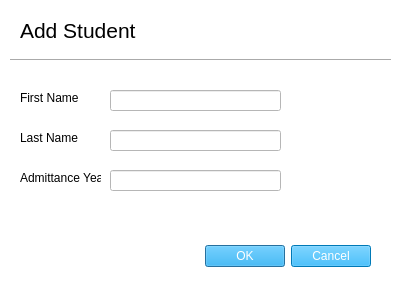
<?xml version="1.0" encoding="UTF-8"?>
<ui version="4.0">
 <class>Dialog</class>
 <widget class="QDialog" name="Dialog">
  <property name="geometry">
   <rect>
    <x>0</x>
    <y>0</y>
    <width>400</width>
    <height>300</height>
   </rect>
  </property>
  <property name="contextMenuPolicy">
   <enum>Qt::DefaultContextMenu</enum>
  </property>
  <property name="acceptDrops">
   <bool>false</bool>
  </property>
  <property name="windowTitle">
   <string>Accounts Manager</string>
  </property>
  <property name="accessibleName">
   <string/>
  </property>
  <property name="styleSheet">
   <string notr="true">background-color: rgb(255, 255, 255);</string>
  </property>
  <property name="windowFilePath">
   <string/>
  </property>
  <widget class="QDialogButtonBox" name="buttonBox">
   <property name="geometry">
    <rect>
     <x>40</x>
     <y>240</y>
     <width>331</width>
     <height>32</height>
    </rect>
   </property>
   <property name="styleSheet">
    <string notr="true">background-color: rgb(0, 170, 255);
color: white;</string>
   </property>
   <property name="orientation">
    <enum>Qt::Horizontal</enum>
   </property>
   <property name="standardButtons">
    <set>QDialogButtonBox::Cancel|QDialogButtonBox::Ok</set>
   </property>
  </widget>
  <widget class="QLabel" name="label">
   <property name="geometry">
    <rect>
     <x>20</x>
     <y>10</y>
     <width>121</width>
     <height>41</height>
    </rect>
   </property>
   <property name="text">
    <string>&lt;html&gt;&lt;head/&gt;&lt;body&gt;&lt;p&gt;&lt;span style=&quot; font-size:16pt;&quot;&gt;Add Student&lt;/span&gt;&lt;/p&gt;&lt;/body&gt;&lt;/html&gt;</string>
   </property>
  </widget>
  <widget class="QLineEdit" name="lineEdit">
   <property name="geometry">
    <rect>
     <x>110</x>
     <y>90</y>
     <width>171</width>
     <height>21</height>
    </rect>
   </property>
   <property name="text">
    <string/>
   </property>
  </widget>
  <widget class="QLineEdit" name="lineEdit_2">
   <property name="geometry">
    <rect>
     <x>110</x>
     <y>130</y>
     <width>171</width>
     <height>21</height>
    </rect>
   </property>
   <property name="text">
    <string/>
   </property>
  </widget>
  <widget class="QLineEdit" name="lineEdit_3">
   <property name="geometry">
    <rect>
     <x>110</x>
     <y>170</y>
     <width>171</width>
     <height>21</height>
    </rect>
   </property>
   <property name="text">
    <string/>
   </property>
  </widget>
  <widget class="QLabel" name="label_2">
   <property name="geometry">
    <rect>
     <x>20</x>
     <y>90</y>
     <width>81</width>
     <height>16</height>
    </rect>
   </property>
   <property name="text">
    <string>First Name</string>
   </property>
  </widget>
  <widget class="QLabel" name="label_3">
   <property name="geometry">
    <rect>
     <x>20</x>
     <y>130</y>
     <width>81</width>
     <height>16</height>
    </rect>
   </property>
   <property name="text">
    <string>Last Name</string>
   </property>
  </widget>
  <widget class="QLabel" name="label_4">
   <property name="geometry">
    <rect>
     <x>20</x>
     <y>170</y>
     <width>81</width>
     <height>16</height>
    </rect>
   </property>
   <property name="text">
    <string>Admittance Year</string>
   </property>
  </widget>
  <widget class="Line" name="line">
   <property name="geometry">
    <rect>
     <x>10</x>
     <y>50</y>
     <width>381</width>
     <height>21</height>
    </rect>
   </property>
   <property name="styleSheet">
    <string notr="true"/>
   </property>
   <property name="orientation">
    <enum>Qt::Horizontal</enum>
   </property>
  </widget>
 </widget>
 <resources/>
 <connections>
  <connection>
   <sender>buttonBox</sender>
   <signal>accepted()</signal>
   <receiver>Dialog</receiver>
   <slot>accept()</slot>
   <hints>
    <hint type="sourcelabel">
     <x>248</x>
     <y>254</y>
    </hint>
    <hint type="destinationlabel">
     <x>157</x>
     <y>274</y>
    </hint>
   </hints>
  </connection>
  <connection>
   <sender>buttonBox</sender>
   <signal>rejected()</signal>
   <receiver>Dialog</receiver>
   <slot>reject()</slot>
   <hints>
    <hint type="sourcelabel">
     <x>316</x>
     <y>260</y>
    </hint>
    <hint type="destinationlabel">
     <x>286</x>
     <y>274</y>
    </hint>
   </hints>
  </connection>
 </connections>
</ui>
